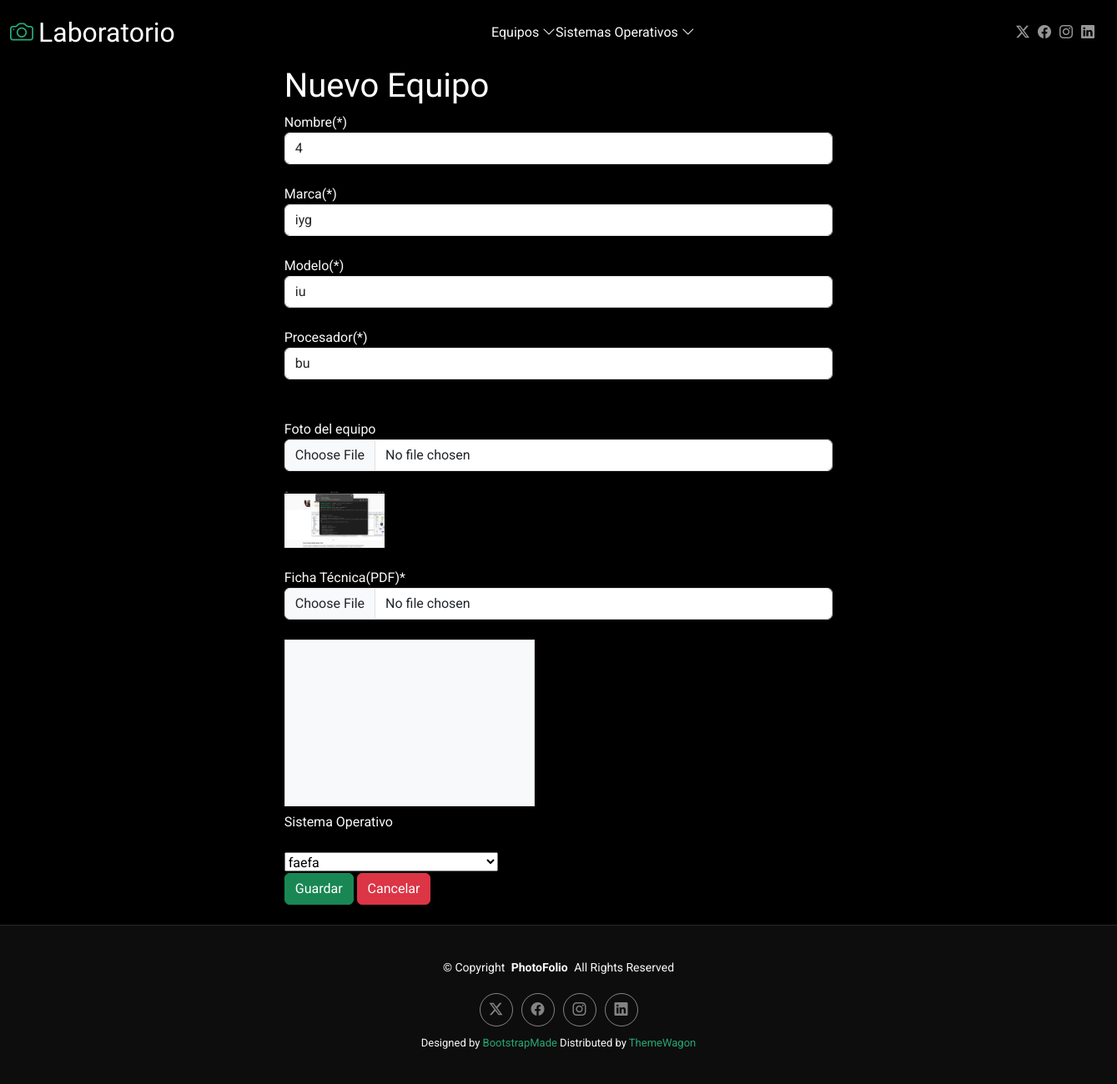
The app's page /editarEquipo/4 with its own data.
### Aplicaciones/Equipo/models.py (models this page shows)
class Equipo(models.Model):
    nombre = models.CharField(max_length=100)
    marca = models.CharField(max_length=50)
    modelo = models.CharField(max_length=50)
    procesador = models.CharField(max_length=50)
    fotoe = models.FileField(upload_to='equipos')
    fichatec = models.FileField(upload_to='equipos')
    sistema_operativo = models.ForeignKey(SistemaOperativo, on_delete=models.CASCADE)

### Aplicaciones/SistemaOperativo/models.py (models this page shows, shortened)
class SistemaOperativo(models.Model):
    nombre = models.CharField(max_length=100)
    version = models.CharField(max_length=50)
    documentacion = models.FileField(upload_to='documentos_so/', null=True, blank=True)

### Aplicaciones/Equipo/views.py (the view)
# urls.py: path('editarEquipo/<id>',views.editarEquipo),
def editarEquipo(request,id):
    equipoEditar=Equipo.objects.get(id=id)
    rsistema_operativo=SistemaOperativo.objects.all()
    return render(request,"editarEquipo.html",{'equipoEditar':equipoEditar,'sistema_operativo':rsistema_operativo})

### Aplicaciones/Equipo/templates/editarEquipo.html (shortened to what this page needs)
{% extends 'plantilla.html' %}
{% load static %}
{% block body %}
<div class="row" >
    <div class="col-md-3" ></div>
    <div class="col-md-6 bg-black" >
        <h1 >Nuevo Equipo</h1>
        <form action="/procesarEdicionEquipo" id="frm_editar_equipo" method="post" enctype="multipart/form-data">
            <label for="nombre">Nombre(*)</label><br>
            <input class="form-control" type="text" name="nombre" id="nombre" value="{{equipoEditar.id}}"><br>
            <label for="marca">Marca(*)</label><br>
            <input class="form-control " type="text" name="marca" id="marca" value="{{equipoEditar.marca}}"><br>
            <label for="modelo">Modelo(*)</label><br>
            <input class="form-control " type="text" name="modelo" id="modelo" value="{{equipoEditar.modelo}}"><br>
            <label for="procesador">Procesador(*)</label><br>
            <input class="form-control" type="text" name="procesador" id="procesador" value="{{equipoEditar.procesador}}"><br>
            <br>
            <label for="">Foto del equipo</label>
            <br>
            <input type="file" name="fotoe" id="fotoe" class="form-control">
            {% if equipoEditar.fotoe %}
                <br>
                <img src="{{ equipoEditar.fotoe.url }}" alt="Foto actual" width="120">
            {% endif %}
            <br>
            <br>
            <label for="">Ficha Técnica(PDF)*</label>
            <br>
            <input type="file" name="fichatec" id="fichatec" class="form-control">
            {% if equipoEditar.fichatec %}
                <br>
                <iframe
                    src="{{ equipoEditar.fichatec.url }}"
                    width="300"
                    height="200"
                    style="border: 1px solid #ddd; background: #f8f9fa;"
                    title="Vista previa del documento"
                    type="application/pdf">
                </iframe>
            {% endif %}
            <br>
            <label for="sistema_operativo">Sistema Operativo</label><br>
            <br>
            <select name="sistema_operativo" id="sistema_operativo">
                {% for e in sistema_operativo%}
                    <option value="{{e.id}}"{% if e.id == equipoEditar.sistema_operativo.id %}selected{% endif%}>
                        {{e.nombre}}</option>
                {% endfor%}
            </select><br>
            <button class="btn btn-success" type="submit">Guardar</button>
            <a class="btn btn-danger" href="{% url 'inicioeq' %}">Cancelar</a><br><br>
        </form>
    </div>
    <div class="col-md-3"></div>
</div>
{% endblock %}

### soportetec/static/plantilla/Pho/assets/css/main.css (style rules this page uses)
:root { --default-font: "Roboto", system-ui, -apple-system, "Segoe UI", Roboto, "Helvetica Neue", Arial, "Noto Sans", "Liberation Sans", sans-serif, "Apple Color Emoji", "Segoe UI Emoji", "Segoe UI Symbol", "Noto Color Emoji"; --heading-font: "Cardo", sans-serif; --nav-font: "Inter", sans-serif; }
:root { --background-color: #000000; --default-color: #fafafa; --heading-color: #ffffff; --accent-color: #27a776; --surface-color: #1a1a1a; --contrast-color: #ffffff; }
:root { --nav-color: rgba(255, 255, 255, 0.5); --nav-hover-color: #ffffff; --nav-mobile-background-color: #1a1a1a; --nav-dropdown-background-color: #1a1a1a; --nav-dropdown-color: rgba(255, 255, 255, 0.5); --nav-dropdown-hover-color: #ffffff; }
:root { scroll-behavior: smooth; }
body { color: var(--default-color); background-color: var(--background-color); font-family: var(--default-font); }
a { color: var(--accent-color); text-decoration: none; transition: 0.3s; }
h1, h2, h3, h4, h5, h6 { color: var(--heading-color); font-family: var(--heading-font); }

### records on screen
Equipo: nombre "4", marca "iyg", modelo "iu", procesador "bu", fotoe (picture), sistema_operativo "faefa"
